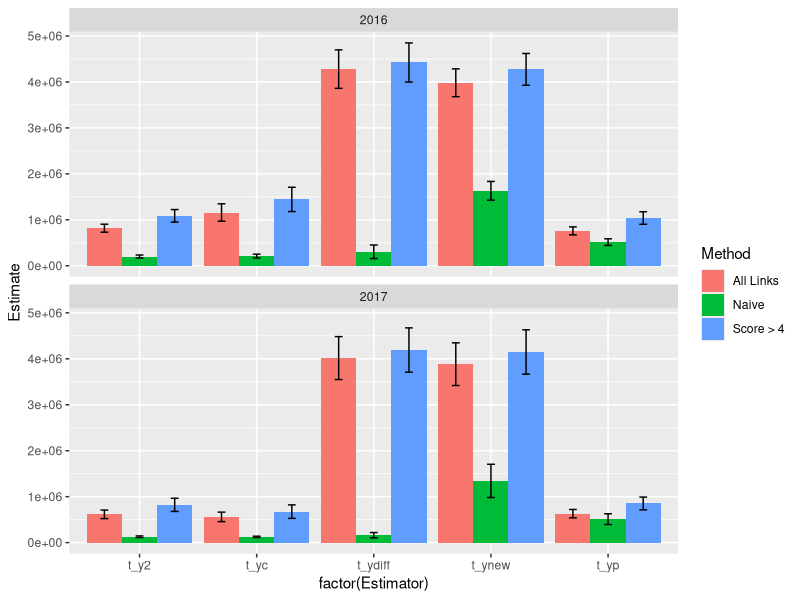
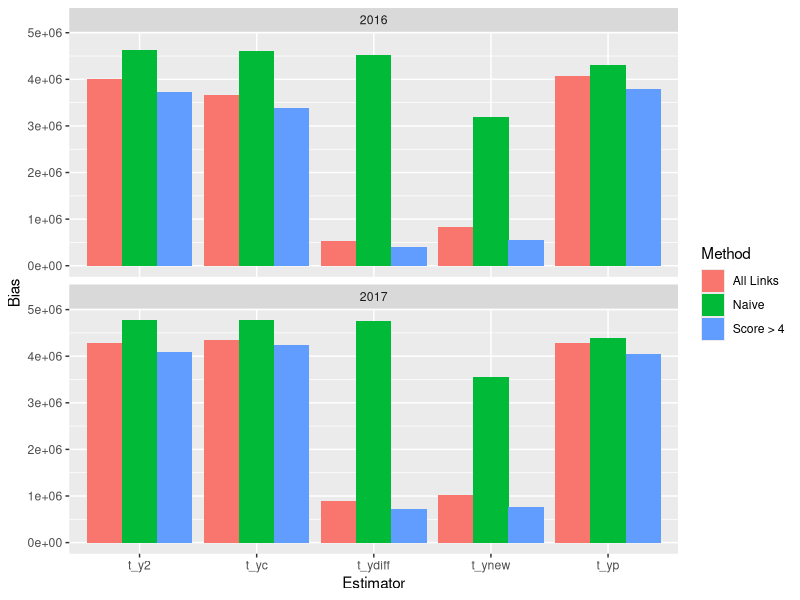
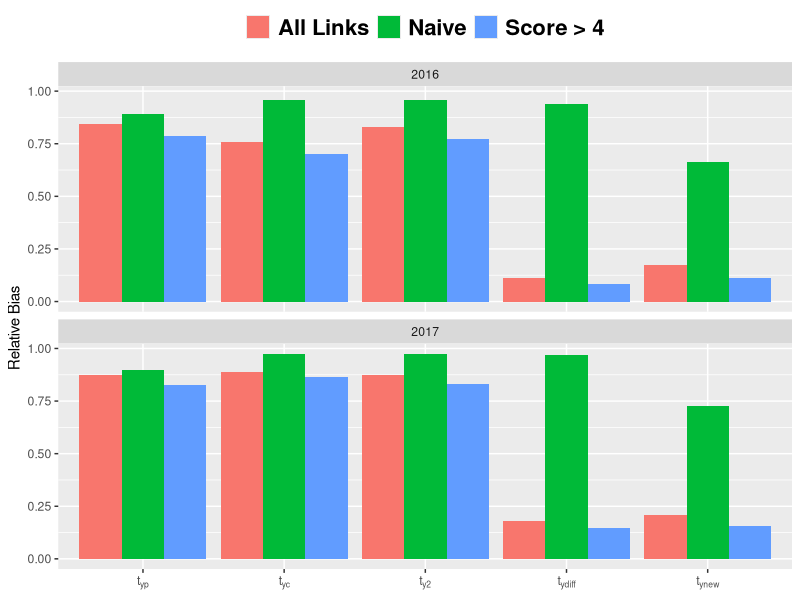
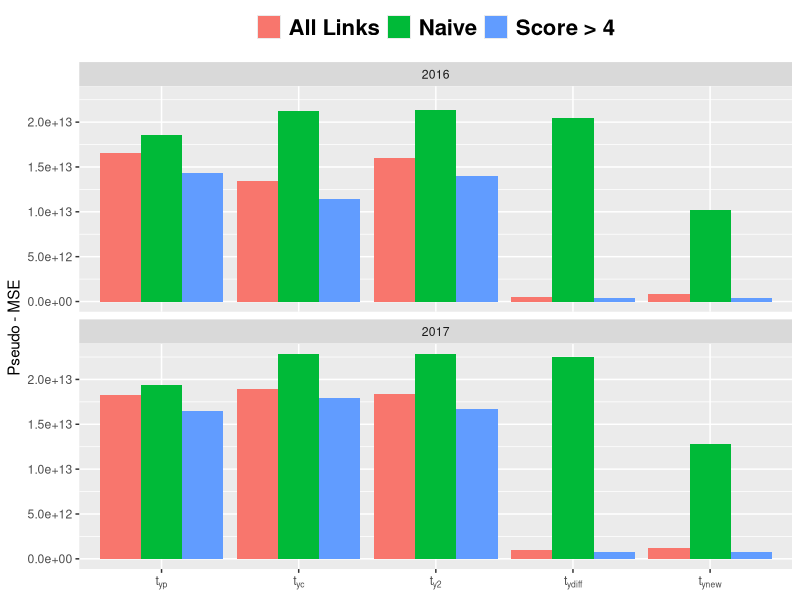
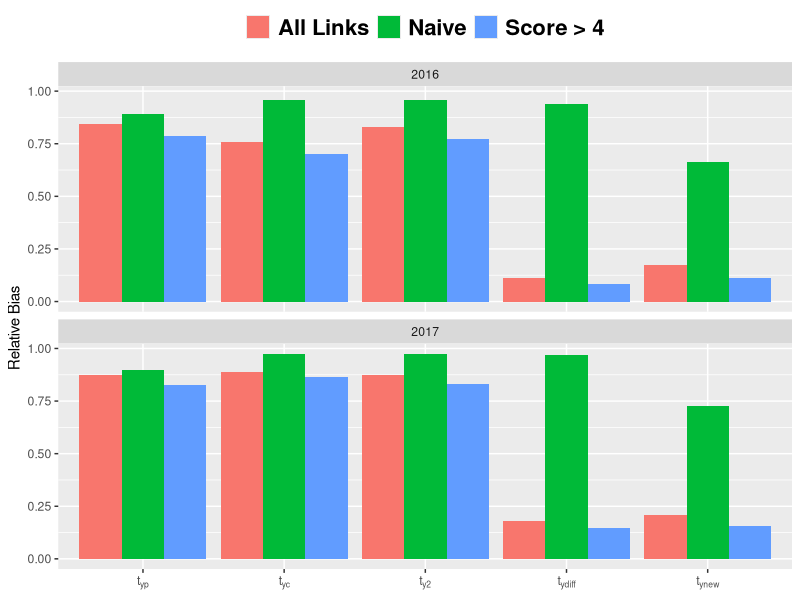
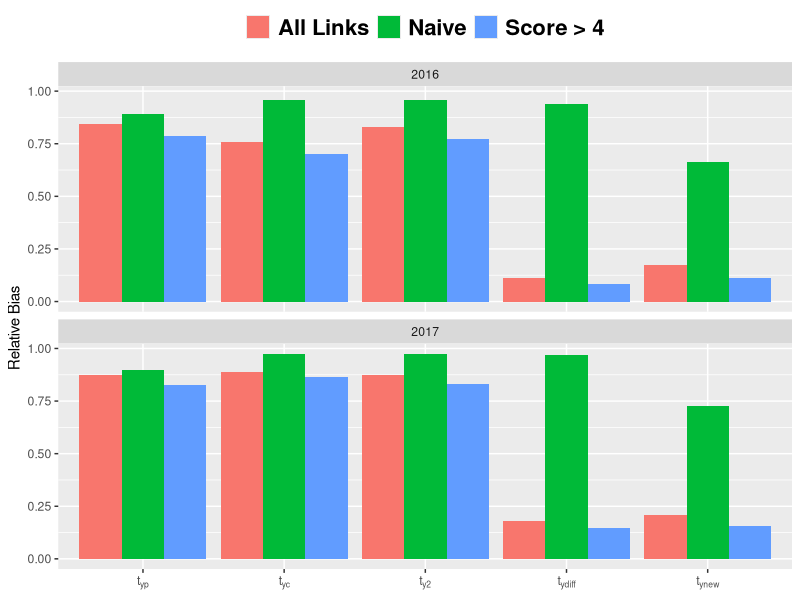
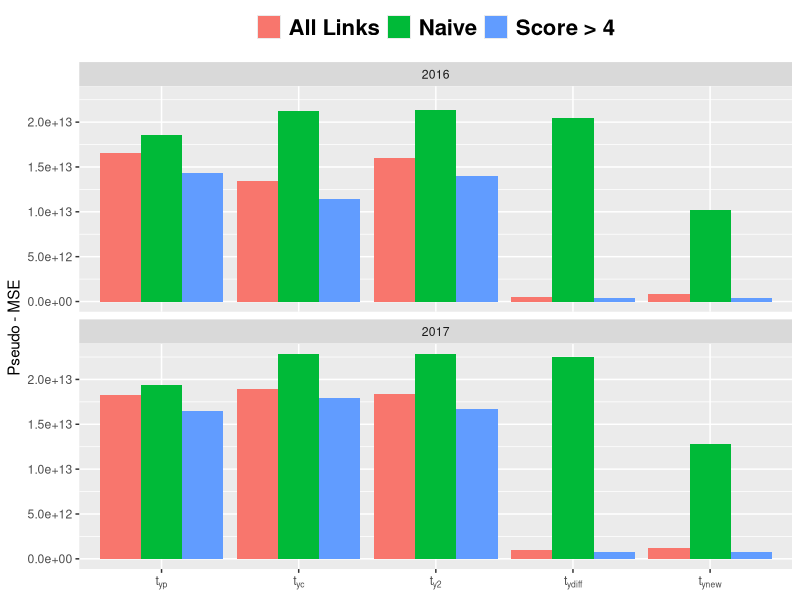
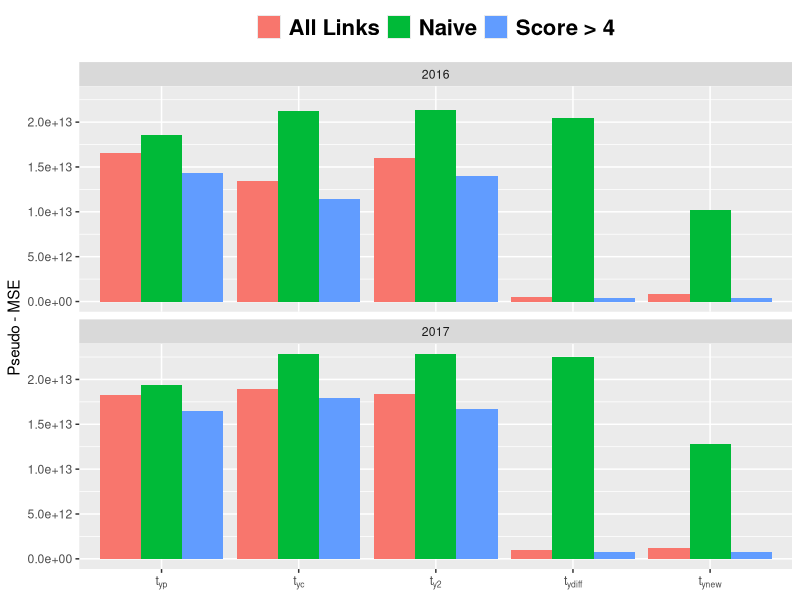

Write R code to recreate these figures, in order.
#plots of estimates and standard errors for public docks only
#With 3 matching procedures
library(tidyverse)

est_df <- tibble(Year = c(2016,2016,2016,
                          2017,2017,2017),
                 Method = c("Naive","All Links","Score > 4",
                            "Naive","All Links","Score > 4"),
                 t_yp = c(513917.8,759083.8,1038751,
                          510379,629369.6,851366.9),
                 se_t_yp = c(72649.59,86495.37,136579.9,
                             117068.1,91261.79,139327),
                 t_yc = c(209766.6,1158165,1444072,
                          124794.6,559709.1,674537.7),
                 se_t_yc = c(42583.97,189627.3,264127.3,
                             13989.25,103460.6,146828.6),
                 t_y2 = c(200730.7,817137.7,1086039,
                          127488.1,615210,821542.3),
                 se_t_y2 = c(33005.14,86819.84,136304.6,
                             17190.51,92452.01,143442.7),
                 t_ydiff = c(303272,4280062,4423828,
                             161274.4,4016836,4191040),
                 se_tydiff = c(147476,419082,425842,
                               57737,467494,482399),
                 t_ynew = c(1631437,3982547,4274074,
                            1343433,3883508,4149248),
                 se_t_ynew = c(203559,302208,346501,
                               361803,464786,483072))
estimates_only <- est_df %>% 
  select(-se_t_yp,-se_t_yc,-se_t_y2,-se_tydiff,-se_t_ynew) %>% 
  gather(t_yp,t_yc,t_y2,t_ydiff,t_ynew,key="Estimator",
         value="Estimate")

se_only <- est_df %>% 
  select(-t_yp,-t_yc,-t_y2,-t_ydiff,-t_ynew) %>% 
  gather(se_t_yp,se_t_yc,se_t_y2,se_tydiff,se_t_ynew,
         key="Estimator",value="SE_Estimate") %>% 
  mutate(Estimator = c(rep("t_yp",6),rep("t_yc",6),rep("t_y2",6),
                         rep("t_ydiff",6),rep("t_ynew",6)))

estimates_plus_se <- inner_join(estimates_only,
                                se_only,
                                by=c("Year","Estimator","Method"))



estimates_plus_se %>% 
  ggplot(aes(factor(Estimator),Estimate,fill = Method)) +
  geom_col(position = position_dodge()) +
  facet_wrap(~Year,nrow=2) +
  geom_errorbar(aes(ymin=Estimate-SE_Estimate,
                    ymax=Estimate+SE_Estimate),
                width=0.2,
                position = position_dodge(.9))


##Unbiased Estimate of total from 2016 and 2017 
#(using only intercept data for public sites)

unbiased_2016 <- 4820731
unbiased_2017 <- 4905753

estimates_plus_se_bias <- estimates_plus_se %>% 
  mutate(Bias = if_else(Year==2016,
                        unbiased_2016 - Estimate,
                        unbiased_2017 - Estimate),
         Relative_Bias = if_else(Year==2016,
                                 (unbiased_2016 - Estimate)/unbiased_2016,
                                 (unbiased_2017 - Estimate)/unbiased_2017),
         MSE = Bias^2 + SE_Estimate^2)

estimates_plus_se_bias %>% 
  ggplot(aes(Estimator,Bias,fill = Method)) +
  geom_col(position = position_dodge()) +
  facet_wrap(~Year,nrow=2)

estimates_plus_se_bias %>% 
  ggplot(aes(factor(Estimator),Relative_Bias,fill = Method)) +
  geom_col(position = position_dodge()) +
  facet_wrap(~Year,nrow=2) +
  scale_x_discrete(limits = c("t_yp","t_yc","t_y2",
                              "t_ydiff","t_ynew"),
                   labels=expression(t[yp],t[yc],t[y2],
                                     t[ydiff],t[ynew])) +
  ylab("Relative Bias") +
  xlab(NULL) +
  theme(legend.text = element_text(size = 16, face = "bold"),
        legend.title = element_blank(),
        legend.position = "top") 
ggsave("plots/RB_prospectus.jpg")
ggsave("C:/Users/32443181/Box Sync/Research/Dissertation/Prospectus/RB_prospectus.jpg",
        height=5, width=8.5, units='in', dpi=600)


estimates_plus_se_bias %>%
  ggplot(aes(Estimator, MSE, fill = Method)) +
  geom_col(position = position_dodge()) +
  facet_wrap( ~ Year, nrow = 2) +
  scale_x_discrete(
    limits = c("t_yp", "t_yc", "t_y2",
               "t_ydiff", "t_ynew"),
    labels = expression(t[yp], t[yc], t[y2],
                        t[ydiff], t[ynew])) +
  ylab("Pseudo - MSE") +
  xlab(NULL) +
  theme(
    legend.text = element_text(size = 16, face = "bold"),
    legend.title = element_blank(),
    legend.position = "top")

ggsave("plots/Pseudo_MSE_prospectus.jpg")
ggsave("C:/Users/32443181/Box Sync/Research/Dissertation/Prospectus/Pseudo_MSE_prospectus.jpg",
       height=5, width=8.5, units='in', dpi=600)
